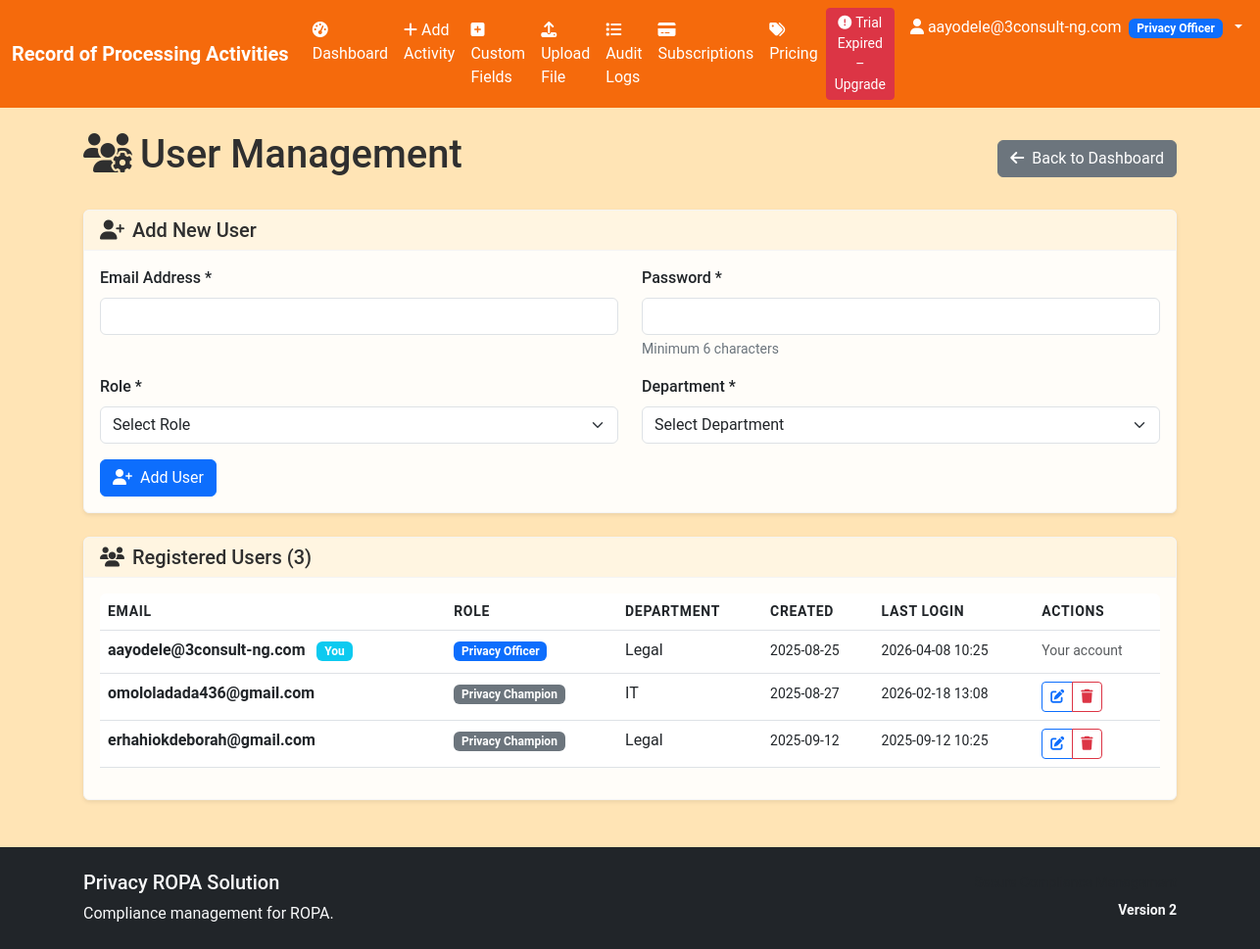
The page /user-management (signed in) on the database its author committed.
### models.py (models this page shows)
class User(UserMixin, db.Model):
    __tablename__ = 'users'
    id = db.Column(Integer, primary_key=True)
    email = db.Column(String(120), unique=True, nullable=False)
    password_hash = db.Column(String(256), nullable=False)
    role = db.Column(String(50), nullable=False, default='Privacy Champion')
    department = db.Column(String(100))
    created_at = db.Column(DateTime, default=datetime.utcnow)
    last_login = db.Column(DateTime)
    reset_token = db.Column(String(256), nullable=True)
    reset_token_expires = db.Column(DateTime, nullable=True)
    subscription_tier = db.Column(String(50), nullable=False, default='trial')
    trial_start_date = db.Column(DateTime, default=datetime.utcnow)
    subscription_start_date = db.Column(DateTime, nullable=True)
    subscription_end_date = db.Column(DateTime, nullable=True)
    ropa_records = db.relationship('ROPARecord', foreign_keys='ROPARecord.created_by', backref='creator', lazy=True)

### app.py (the view)
@app.route('/user-management')
@login_required
def user_management():
    if current_user.role != 'Privacy Officer':
        abort(403)
    users = models.User.query.all()
    return render_template('user_management.html', users=users)

### app.py (called while the page is built)
@login_manager.user_loader
def load_user(user_id):
    return models.User.query.get(int(user_id))

@app.context_processor
def inject_subscription():
    if current_user.is_authenticated:
        tier = get_user_effective_tier(current_user)
        config = get_tier_config(tier)
        trial_days = get_trial_days_remaining(current_user)
        return dict(
            sub_tier=tier,
            sub_config=config,
            sub_trial_days=trial_days,
        )
    return dict(sub_tier=None, sub_config={}, sub_trial_days=None)

### subscription.py (called while the page is built)
def get_user_effective_tier(user):
    tier = user.subscription_tier or 'trial'
    if tier == 'trial':
        trial_start = user.trial_start_date or user.created_at or datetime.utcnow()
        if datetime.utcnow() > trial_start + timedelta(days=7):
            return 'expired'
    return tier

def get_tier_config(tier):
    if tier == 'expired':
        return {
            'name': 'Trial Expired',
            'max_activities': 0,
            'has_dashboard': False,
            'has_automation': False,
            'has_version_history': False,
            'has_audit_logs': False,
            'has_multi_user': False,
            'has_compliance_mapping': False,
            'has_export': False,
            'color': 'danger',
        }
    return TIER_CONFIG.get(tier, TIER_CONFIG['trial'])

def get_trial_days_remaining(user):
    if user.subscription_tier != 'trial':
        return None
    trial_start = user.trial_start_date or user.created_at or datetime.utcnow()
    expiry = trial_start + timedelta(days=7)
    remaining = (expiry - datetime.utcnow()).days
    return max(0, remaining)

### templates/user_management.html (shortened to what this page needs)
{% extends "base.html" %}
{% block content %}
<div class="d-flex justify-content-between align-items-center mb-4">
    <h1><i class="fas fa-users-cog me-2"></i>User Management</h1>
    <a href="{{ url_for('privacy_officer_dashboard') }}" class="btn btn-secondary">
        <i class="fas fa-arrow-left me-2"></i>Back to Dashboard
    </a>
</div>
<div class="card mb-4">
    <div class="card-header">
        <h5 class="mb-0">
            <i class="fas fa-user-plus me-2"></i>Add New User
        </h5>
    </div>
    <div class="card-body">
        <form method="POST" action="{{ url_for('add_user') }}">
            <div class="row">
                <div class="col-md-6 mb-3">
                    <label for="email" class="form-label">Email Address *</label>
                    <input type="email" class="form-control" id="email" name="email" required>
                </div>
                <div class="col-md-6 mb-3">
                    <label for="password" class="form-label">Password *</label>
                    <input type="password" class="form-control" id="password" name="password" required minlength="6">
                    <div class="form-text">Minimum 6 characters</div>
                </div>
            </div>
            <div class="row">
                <div class="col-md-6 mb-3">
                    <label for="role" class="form-label">Role *</label>
                    <select class="form-select" id="role" name="role" required>
                        <option value="">Select Role</option>
                    </select>
                </div>
                <div class="col-md-6 mb-3">
                    <label for="department" class="form-label">Department *</label>
                    <select class="form-select" id="department" name="department" required>
                        <option value="">Select Department</option>
                    </select>
                </div>
            </div>
            <button type="submit" class="btn btn-primary">
                <i class="fas fa-user-plus me-2"></i>Add User
            </button>
        </form>
    </div>
</div>
<div class="card">
    <div class="card-header">
        <h5 class="mb-0">
            <i class="fas fa-users me-2"></i>Registered Users ({{ users|length }})
        </h5>
    </div>
    <div class="card-body">
        {% if users %}
            <div class="table-responsive">
                <table class="table table-hover">
                    <thead>
                        <tr>
                            <th>Email</th>
                            <th>Role</th>
                            <th>Department</th>
                            <th>Created</th>
                            <th>Last Login</th>
                            <th>Actions</th>
                        </tr>
                    </thead>
                    <tbody>
                        {% for user in users %}
                        <tr>
                            <td>
                                <strong>{{ user.email }}</strong>
                                {% if user.id == current_user.id %}
                                    <span class="badge bg-info ms-2">You</span>
                                {% endif %}
                            </td>
                            <td>
                                <span class="badge bg-{% if user.role == 'Privacy Officer' %}primary{% else %}secondary{% endif %}">
                                    {{ user.role }}
                                </span>
                            </td>
                            <td>{{ user.department or 'N/A' }}</td>
                            <td>
                                <small>{{ user.created_at.strftime('%Y-%m-%d') if user.created_at else 'N/A' }}</small>
                            </td>
                            <td>
                                <small>{{ user.last_login.strftime('%Y-%m-%d %H:%M') if user.last_login else 'Never' }}</small>
                            </td>
                            <td>
                                {% if user.id != current_user.id %}
                                <div class="btn-group btn-group-sm" role="group">
                                    <button type="button" class="btn btn-outline-primary"
                                            onclick="editUser({{ user.id }}, '{{ user.email }}', '{{ user.role }}', '{{ user.department }}')">
                                        <i class="fas fa-edit"></i>
                                    </button>
                                    <button type="button" class="btn btn-outline-danger"
                                            onclick="deleteUser({{ user.id }}, '{{ user.email }}')">
                                        <i class="fas fa-trash"></i>
                                    </button>
                                </div>
                                {% else %}
                                <small class="text-muted">Your account</small>
                                {% endif %}
                            </td>
                        </tr>
                        {% endfor %}
                    </tbody>
                </table>
            </div>
        {% else %}
            <div class="text-center py-4">
                <i class="fas fa-users fa-3x text-muted mb-3"></i>
                <h5>No Users Found</h5>
                <p class="text-muted">Add the first user to get started.</p>
            </div>
        {% endif %}
    </div>
</div>
{% endblock %}

### templates/base.html (shortened to what this page needs)
<!DOCTYPE html>
<html lang="en" data-bs-theme="light">
<head>
    <link href="https://cdn.jsdelivr.net/npm/bootstrap@5.3.0/dist/css/bootstrap.min.css" rel="stylesheet">
    <link href="https://cdnjs.cloudflare.com/ajax/libs/font-awesome/6.4.0/css/all.min.css" rel="stylesheet">
    <link href="{{ url_for('static', filename='css/custom.css') }}" rel="stylesheet">
</head>
<body>
    <nav class="navbar navbar-expand-lg navbar-dark bg-primary">
        <div class="container-fluid">
            <a class="navbar-brand fw-bold" href="{{ url_for('index') }}">
                Record of Processing Activities
            </a>
            {% if current_user.is_authenticated %}
            <div class="collapse navbar-collapse" id="navbarNav">
                <ul class="navbar-nav me-auto">
                    <li class="nav-item">
                        <a class="nav-link" href="{{ url_for('index') }}">
                            <i class="fas fa-tachometer-alt me-1"></i>Dashboard
                        </a>
                    </li>
                    <li class="nav-item">
                        <a class="nav-link" href="{{ url_for('add_activity') }}">
                            <i class="fas fa-plus me-1"></i>Add Activity
                        </a>
                    </li>
                    <li class="nav-item">
                        <a class="nav-link" href="{{ url_for('custom_tabs') }}">
                            <i class="fas fa-plus-square me-1"></i>Custom Fields
                        </a>
                    </li>
                    {% if current_user.role == 'Privacy Officer' %}
                    <li class="nav-item">
                        <a class="nav-link" href="{{ url_for('upload_file') }}">
                            <i class="fas fa-upload me-1"></i>Upload File
                        </a>
                    </li>
                    <li class="nav-item">
                        <a class="nav-link" href="{{ url_for('audit_logs') }}">
                            <i class="fas fa-list me-1"></i>Audit Logs
                        </a>
                    </li>
                    <li class="nav-item">
                        <a class="nav-link" href="{{ url_for('subscription') }}">
                            <i class="fas fa-credit-card me-1"></i>Subscriptions
                        </a>
                    </li>
                    {% endif %}
                    <li class="nav-item">
                        <a class="nav-link" href="{{ url_for('pricing') }}">
                            <i class="fas fa-tags me-1"></i>Pricing
                        </a>
                    </li>
                </ul>
                <ul class="navbar-nav">
                    {% if sub_tier == 'trial' and sub_trial_days is not none %}
                    <li class="nav-item d-flex align-items-center me-2">
                        <a href="{{ url_for('pricing') }}" class="btn btn-sm btn-warning">
                            <i class="fas fa-clock me-1"></i>Trial: {{ sub_trial_days }}d left
                        </a>
                    </li>
                    {% elif sub_tier == 'expired' %}
                    <li class="nav-item d-flex align-items-center me-2">
                        <a href="{{ url_for('pricing') }}" class="btn btn-sm btn-danger">
                            <i class="fas fa-exclamation-circle me-1"></i>Trial Expired – Upgrade
                        </a>
                    </li>
                    {% elif sub_tier %}
                    <li class="nav-item d-flex align-items-center me-2">
                        <span class="badge bg-{{ sub_config.get('color', 'secondary') }} fs-6 px-3 py-2">
                            <i class="fas fa-star me-1"></i>{{ sub_config.get('name', sub_tier|title) }}
                        </span>
                    </li>
                    {% endif %}
                    <li class="nav-item dropdown">
                        <a class="nav-link dropdown-toggle" href="#" role="button" data-bs-toggle="dropdown">
                            <i class="fas fa-user me-1"></i>{{ current_user.email }}
                            <span class="badge bg-primary ms-1">{{ current_user.role }}</span>
                        </a>
                    </li>
                </ul>
            </div>
            {% endif %}
        </div>
    </nav>
    <main class="container my-4">
        {% block content %}{% endblock %}
    </main>
    <footer class="bg-dark text-light py-4 mt-5">
        <div class="container">
            <div class="row">
                <div class="col-md-6">
                    <h5>
                        Privacy ROPA Solution
                    </h5>
                    <p class="mb-0">Compliance management for ROPA.</p>
                </div>
                <div class="col-md-6 text-md-end">
                    <p class="mb-0">
                        <small class="text-muted">
                        </small>
                    </p>
                    <p class="mb-0 mt-1">
                        <small class="text-light fw-bold">
                            Version 2
                        </small>
                    </p>
                </div>
            </div>
        </div>
    </footer>
</body>
</html>

### static/css/custom.css (style rules this page uses)
body { background: linear-gradient(135deg, #FFE4B5, #FFE4B5, #FFE4B5); min-height: 100vh; margin: 0; color: #2F2F2F; font-family: 'Roboto', sans-serif; }
.navbar-brand { font-weight: 600; color: #FFA500 !important; }
.card { background: #FFFDF9; border: 1px solid #F4F4F4; box-shadow: 0 0.125rem 0.25rem rgba(0,0,0,0.08); }
.card-header { background-color: #FFF5E1; border-bottom: 1px solid #F4F4F4; color: #2F2F2F; }
.badge { margin-right: 0.25rem; margin-bottom: 0.25rem; }
.table-responsive { border-radius: 0.375rem; }
.table th { border-top: none; font-weight: 600; text-transform: uppercase; font-size: 0.875rem; letter-spacing: 0.05em; }
.btn-group .btn { margin-right: 0; }
.form-label { font-weight: 500; margin-bottom: 0.5rem; }
.form-text { font-size: 0.875rem; color: var(--bs-gray-600); }
.navbar { background-color: #f56a0c !important; color: #fff !important; }
.navbar .nav-link, .navbar .navbar-brand { color: #fff !important; }

### rows shown on the page
User: email "aayodele@3consult-ng.com", role "Privacy Officer", shows "You", department "Legal", created_at "2025-08-25", last_login "2026-04-08 10:25", shows "Your account"
User: email "omololadada436@gmail.com", role "Privacy Champion", department "IT", created_at "2025-08-27", last_login "2026-02-18 13:08"
User: email "erhahiokdeborah@gmail.com", role "Privacy Champion", department "Legal", created_at "2025-09-12", last_login "2025-09-12 10:25"

### other values the page prints
{{ users|length }} "3"
